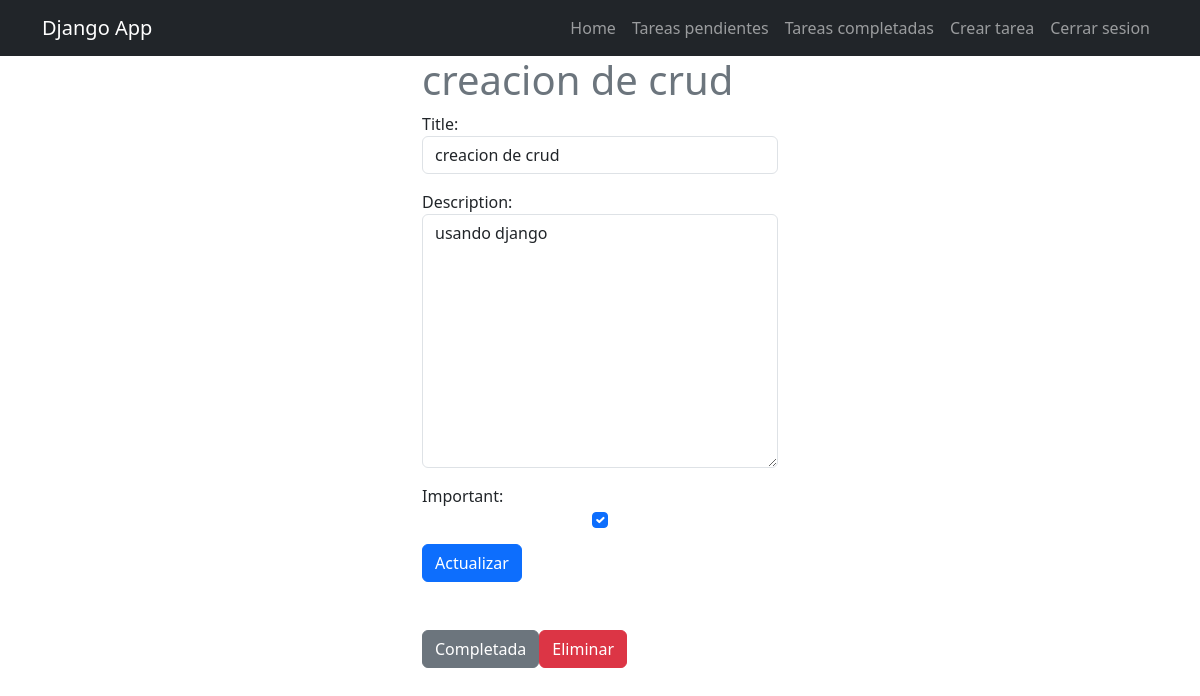
The app's page /task/10/ (signed in) with its own data.
### tasks/models.py (models this page shows, shortened)
class Task(models.Model):
    title = models.CharField(max_length=100)
    description = models.TextField(blank=True)
    created = models.DateTimeField(auto_now_add=timezone.now)
    datecompleted = models.DateTimeField(null=True,blank=True) #condicional solo para el admin
    important = models.BooleanField(default=False)
    user = models.ForeignKey(User, on_delete=models.CASCADE)

### tasks/views.py (the view, shortened to what this page needs)
# urls.py: path('task/<int:task_id>/', views.task_detail,name='task_detail'),              #Detalles de la tarea
@login_required
def task_detail(request,task_id):
    if request.method == 'GET':
        task= get_object_or_404(Task, pk=task_id,user=request.user) #Solo los usuarios pueden modificar sus propias tareas
        form= taskform(instance=task)
        return render(request,'task_detail.html',{'task':task, 'form':form})

### tasks/forms.py
class  taskform(forms.ModelForm):
    class Meta:
        model = Task
        fields= ['title','description','important']
        widgets ={
            'title':forms.TextInput(attrs={'class':'form-control','placeholder':'Escribe el nombre de la tarea'}),
            'description':forms.Textarea(attrs={'class':'form-control','placeholder':'Escribe la descripcion de la tarea'}),
            'important':forms.CheckboxInput(attrs={'class': 'form-check-input mx-auto d-block'}),
        }

### tasks/templates/task_detail.html (shortened to what this page needs)
{% extends 'base.html' %} {% block content %}
<main class="container">
  <div class="row">
    <div class="col-md-4 offset-md-4">
      <h1 class="text-secondary">{{task.title}}</h1>
      <form method="POST">
          {% csrf_token %} {{form.as_p}}
          <button class="btn btn-primary">Actualizar</button>
        </form>
      <div class="mt-5 d-flex">
        <form action="{% url 'complete_task' task.id %}" method="POST">
          <button class="btn btn-secondary">Completada</button>
        </form>
        <form action="{% url 'delete_task' task.id %}" method="POST">
          <button class="btn btn-danger">Eliminar</button>
        </form>
      </div>
    </div>
  </div>
</main>
{% endblock %}

### records on screen
Task: title "creacion de crud", description "usando django", important "☑"
